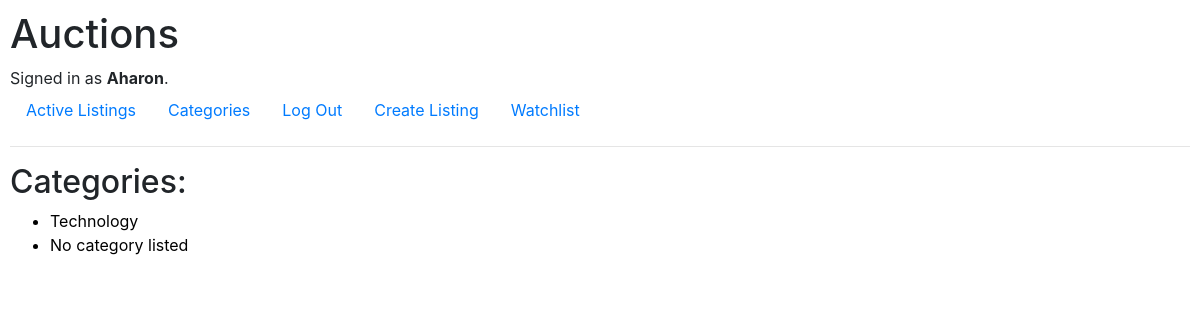
Page /categories (signed in) on the committed database.
### auctions/models.py (models this page shows)
class User(AbstractUser):
    pass

class Auction(models.Model):
    username = models.CharField(max_length=50)
    title = models.CharField(max_length=64)
    price = models.CharField(max_length=64)
    description = models.CharField(max_length=100)
    creation_date = models.DateTimeField()
    photo = models.FileField(null=True, blank=True)
    category = models.CharField(max_length=64)
    active = models.BooleanField(default=True)
    winner = models.CharField(max_length=50, blank=True)

### auctions/views.py (the view)
# urls.py: path("categories", views.categories, name="categories"),
def categories(request):
    categories = Auction.objects.values_list('category', flat=True).distinct()
    return render(request, "auctions/categories.html", {
        "categories": categories
    })

### auctions/templates/auctions/categories.html
{% extends "auctions/layout.html" %}
{% block body %}
    <h2>Categories:</h2>
    <ul>
        {% if categories %}
            {% for category in categories %}
                <a href="{% url 'category' category %}" class="unstyle">
                    <li>{{category}}</li>
                </a>
            {% endfor %}
        {% else %}
            <p>No categories made.</p>
        {% endif %}
    </ul>
{% endblock %}

### auctions/templates/auctions/layout.html (shortened to what this page needs)
{% load static %}
<!DOCTYPE html>
<html lang="en">
    <head>
        <link rel="stylesheet" href="https://stackpath.bootstrapcdn.com/bootstrap/4.4.1/css/bootstrap.min.css">
        <link href="{% static 'auctions/styles.css' %}" rel="stylesheet">
    </head>
    <body>
        <h1>Auctions</h1>
        <div>
            {% if user.is_authenticated %}
                Signed in as <strong>{{ user.username }}</strong>.
            {% else %}
                Not signed in.
            {% endif %}
        </div>
        <ul class="nav">
            <li class="nav-item">
                <a class="nav-link" href="{% url 'index' %}">Active Listings</a>
            </li>
            <li class="nav-item">
                <a class="nav-link" href="{% url 'categories' %}">Categories</a>
            </li>
            {% if user.is_authenticated %}
                <li class="nav-item">
                    <a class="nav-link" href="{% url 'logout' %}">Log Out</a>
                </li>
                <li class="nav-item">
                    <a class="nav-link" href="{% url 'create' %}">Create Listing</a>
                </li>
                <li class="nav-item">
                    <a class="nav-link" href="{% url 'watchlist' %}">Watchlist</a>
                </li>
            {% endif %}
        </ul>
        <hr>
        {% block body %}
        {% endblock %}
    </body>
</html>

### auctions/static/auctions/styles.css (style rules this page uses)
body { padding: 10px; }
.unstyle { color: black; text-decoration: none; }

### rows in the picture
User: username "Aharon"
Auction: category "Technology"
Auction: category "No category listed"
